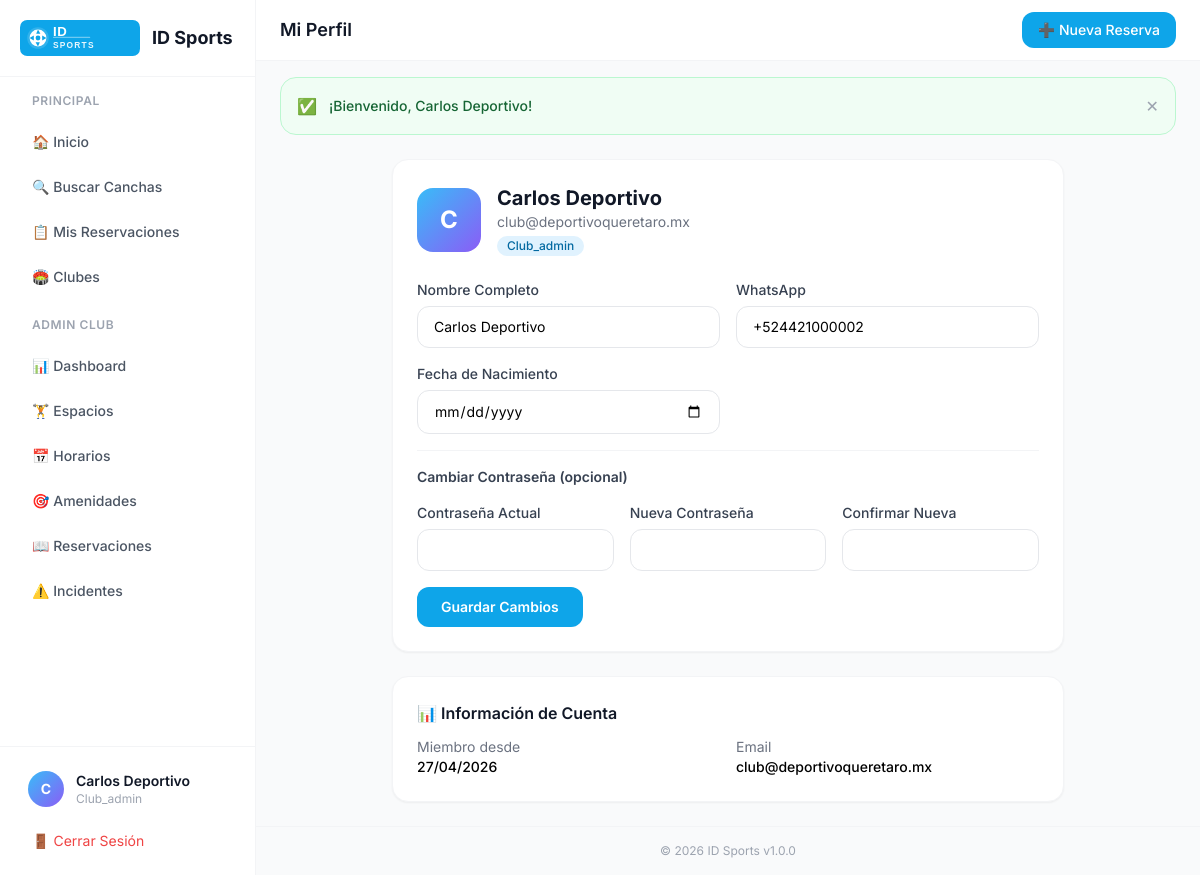
The app's page /user/profile (signed in) with its own data.
### tables this page shows
CREATE TABLE IF NOT EXISTS `users` (
  `id`           INT UNSIGNED NOT NULL AUTO_INCREMENT,
  `name`         VARCHAR(120) NOT NULL,
  `email`        VARCHAR(180) NOT NULL,
  `password`     VARCHAR(255) NOT NULL,
  `whatsapp`     VARCHAR(20)  DEFAULT NULL,
  `birth_date`   DATE         DEFAULT NULL,
  `role`         ENUM('user','club_admin','super_admin') NOT NULL DEFAULT 'user',
  `avatar`       VARCHAR(255) DEFAULT NULL,
  `dark_mode`    TINYINT(1)   NOT NULL DEFAULT 0,
  `status`       ENUM('active','inactive','banned') NOT NULL DEFAULT 'active',
  `created_at`   DATETIME     NOT NULL DEFAULT CURRENT_TIMESTAMP,
  `updated_at`   DATETIME     NOT NULL DEFAULT CURRENT_TIMESTAMP ON UPDATE CURRENT_TIMESTAMP,
  PRIMARY KEY (`id`),
  UNIQUE KEY `uq_email` (`email`)
);

### core/Controller.php (called while the page is built, shortened)
<?php
class Controller {
    protected function view($viewPath, $data = [], $layout = 'main') {
        View::render($viewPath, $data, $layout);
    }
}

### app/controllers/UserController.php (called while the page is built, shortened)
<?php
class UserController extends Controller {
    private $userModel;
    public function __construct() {
        $this->userModel = new UserModel();
    }
    public function profile() {
        $userId = $_SESSION['user_id'];
        $error = '';
        $success = '';
        $user = $this->userModel->findById($userId);
        $this->view('user/profile', ['title' => 'Mi Perfil', 'user' => $user, 'error' => $error, 'success' => $success]);
    }
}

### index.php (called while the page is built, shortened)
<?php
require_once ROOT . '/core/Model.php';
require_once ROOT . '/core/Controller.php';
$app = new App();

### core/Model.php (called while the page is built, shortened)
<?php
class Model {
    protected $pdo;
    public function __construct() {
        try {
            $dsn = "mysql:host=" . DB_HOST . ";dbname=" . DB_NAME . ";charset=" . DB_CHARSET;
            $options = [
                PDO::ATTR_ERRMODE => PDO::ERRMODE_EXCEPTION,
                PDO::ATTR_DEFAULT_FETCH_MODE => PDO::FETCH_ASSOC,
                PDO::ATTR_EMULATE_PREPARES => false,
            ];
            $this->pdo = new PDO($dsn, DB_USER, DB_PASS, $options);
        } catch (PDOException $e) {
            error_log('DB connection failed: ' . $e->getMessage());
            die(json_encode(['error' => 'Database connection failed. Please try again later.']));
        }
    }
    protected function query($sql, $params = []) {
        $stmt = $this->pdo->prepare($sql);
        $stmt->execute($params);
        return $stmt;
    }
    protected function findOne($sql, $params = []) {
        return $this->query($sql, $params)->fetch();
    }
}

### app/models/UserModel.php (called while the page is built, shortened)
<?php
class UserModel extends Model {
    public function findById($id) {
        return $this->findOne("SELECT * FROM users WHERE id = ?", [$id]);
    }
}

### app/views/user/profile.php (the view, shortened to what this page needs)
<div class="max-w-2xl mx-auto space-y-6">
    <div class="bg-white rounded-2xl shadow-sm border border-gray-100 p-6">
        <div class="flex items-center gap-4 mb-6">
            <div class="w-16 h-16 rounded-2xl bg-gradient-to-br from-sky-400 to-violet-500 flex items-center justify-center text-white font-bold text-2xl">
                <?= strtoupper(substr($user['name'] ?? 'U', 0, 1)) ?>
            </div>
            <div>
                <h2 class="text-xl font-bold text-gray-900"><?= htmlspecialchars($user['name'] ?? '') ?></h2>
                <p class="text-sm text-gray-500"><?= htmlspecialchars($user['email'] ?? '') ?></p>
                <span class="inline-block bg-sky-100 text-sky-700 text-xs font-medium px-2.5 py-0.5 rounded-full capitalize mt-1"><?= htmlspecialchars($user['role'] ?? 'user') ?></span>
            </div>
        </div>
        <form method="POST" class="space-y-4">
            <div class="grid grid-cols-1 sm:grid-cols-2 gap-4">
                <div>
                    <label class="block text-sm font-medium text-gray-700 mb-1.5">Nombre Completo</label>
                    <input type="text" name="name" required value="<?= htmlspecialchars($user['name'] ?? '') ?>"
                        class="w-full px-4 py-2.5 rounded-xl border border-gray-200 focus:outline-none focus:ring-2 focus:ring-sky-500 text-sm">
                </div>
                <div>
                    <label class="block text-sm font-medium text-gray-700 mb-1.5">WhatsApp</label>
                    <input type="tel" name="whatsapp" value="<?= htmlspecialchars($user['whatsapp'] ?? '') ?>"
                        class="w-full px-4 py-2.5 rounded-xl border border-gray-200 focus:outline-none focus:ring-2 focus:ring-sky-500 text-sm">
                </div>
                <div>
                    <label class="block text-sm font-medium text-gray-700 mb-1.5">Fecha de Nacimiento</label>
                    <input type="date" name="birth_date" value="<?= htmlspecialchars($user['birth_date'] ?? '') ?>"
                        class="w-full px-4 py-2.5 rounded-xl border border-gray-200 focus:outline-none focus:ring-2 focus:ring-sky-500 text-sm">
                </div>
            </div>
            <hr class="border-gray-100 my-2">
            <p class="text-sm font-semibold text-gray-700">Cambiar Contraseña (opcional)</p>
            <div class="grid grid-cols-1 sm:grid-cols-3 gap-4">
                <div>
                    <label class="block text-sm font-medium text-gray-700 mb-1.5">Contraseña Actual</label>
                    <input type="password" name="current_password"
                        class="w-full px-4 py-2.5 rounded-xl border border-gray-200 focus:outline-none focus:ring-2 focus:ring-sky-500 text-sm">
                </div>
                <div>
                    <label class="block text-sm font-medium text-gray-700 mb-1.5">Nueva Contraseña</label>
                    <input type="password" name="new_password"
                        class="w-full px-4 py-2.5 rounded-xl border border-gray-200 focus:outline-none focus:ring-2 focus:ring-sky-500 text-sm">
                </div>
                <div>
                    <label class="block text-sm font-medium text-gray-700 mb-1.5">Confirmar Nueva</label>
                    <input type="password" name="new_password_confirm"
                        class="w-full px-4 py-2.5 rounded-xl border border-gray-200 focus:outline-none focus:ring-2 focus:ring-sky-500 text-sm">
                </div>
            </div>
            <button type="submit" class="bg-sky-500 hover:bg-sky-600 text-white font-semibold px-6 py-2.5 rounded-xl transition-all text-sm">
                Guardar Cambios
            </button>
        </form>
    </div>
    <div class="bg-white rounded-2xl shadow-sm border border-gray-100 p-6">
        <h3 class="font-semibold text-gray-900 mb-3">📊 Información de Cuenta</h3>
        <div class="grid grid-cols-2 gap-4 text-sm">
            <div><p class="text-gray-500">Miembro desde</p><p class="font-medium"><?= $user['created_at'] ? date('d/m/Y', strtotime($user['created_at'])) : '-' ?></p></div>
            <div><p class="text-gray-500">Email</p><p class="font-medium"><?= htmlspecialchars($user['email'] ?? '-') ?></p></div>
        </div>
    </div>
</div>

### app/views/layouts/main.php (style rules this page uses)
body { font-family: 'Inter', sans-serif; }

### records on screen
users: name "C", name "Carlos Deportivo", email "club@deportivoqueretaro.mx", role "Club_admin", whatsapp "+524421000002", created_at "27/04/2026"

### other values on screen
substr($_SESSION['user_name'] ?? 'U', 0, 1) "C"
$_SESSION['user_name'] "Carlos Deportivo"
$_SESSION['user_role'] "Club_admin"
$title "Mi Perfil"
$_SESSION['flash']['message'] "¡Bienvenido, Carlos Deportivo!"
APP_NAME "ID Sports"
APP_VERSION "1.0.0"
